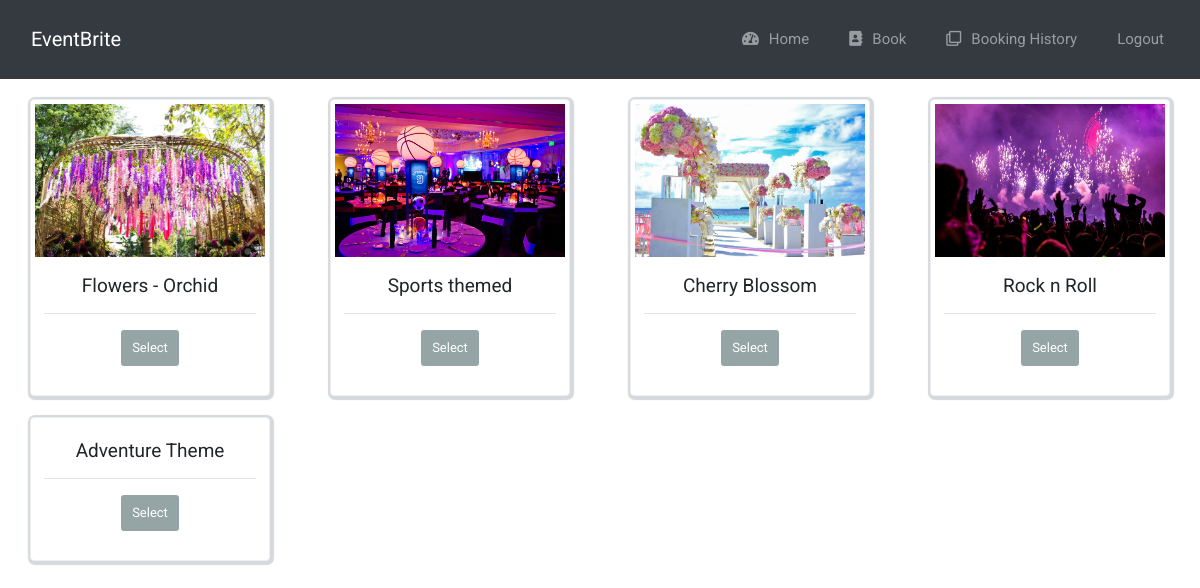
Before: /theme with the older database file.
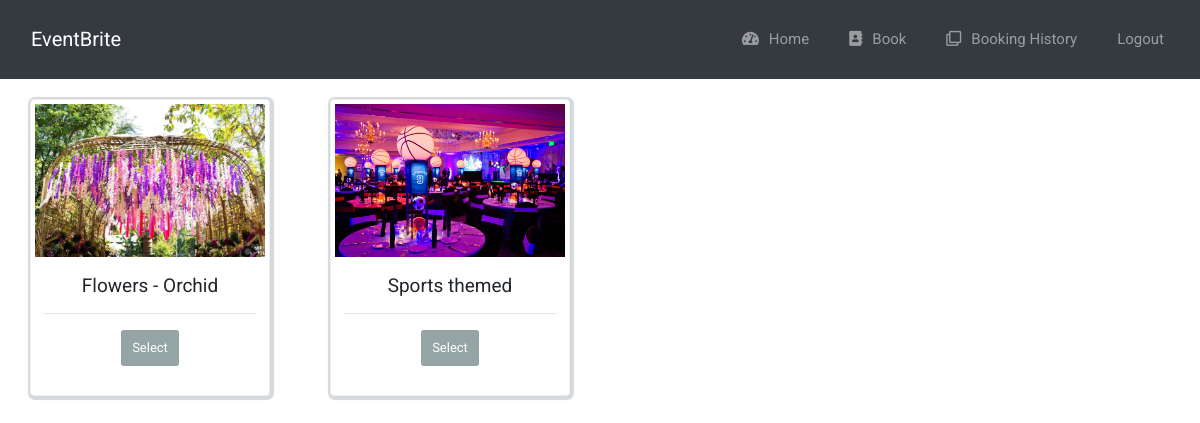
After: the same page with the newer database file.
### app.py (models this page shows)
class Decoration(db.Model):
    id = db.Column(db.Integer, primary_key=True)
    theme_name = db.Column(db.String(50))
    url_pic = db.Column(db.String(50))
    cost = db.Column(db.Integer)

### app.py (the view)
@app.route('/bookings')
@app.route('/theme')
def theme():
    dec = Decoration.query.all()
    return render_template('theme.html',dec=dec)

### templates/theme.html
{% extends 'home.html' %}
{% block body %}
<div class="row"  style="margin: 0px;">
	{% for x in dec %}
	<div class="col-lg-3">
		<div class="col-xs-12 col-sm-12 col-md-12 col-lg-12">
			<div class="thumbnail">
                <a href="#">
					<img src="{{ x.url_pic }}" alt="" class="theme_img">
				</a>
				<div class="caption text-center">
					<h4 class="bold">{{ x.theme_name }}</h4>
					<hr />
					<p>
						<a href="{{ url_for('bookings', name=x.theme_name) }}" class="btn btn-default btn-sm">
							 Select
						</a>
					</p>
				</div>
			</div>
		</div>
	</div>
	{% endfor %}
</div>
{% endblock %}

Changed rows visible on the page:
removed Decoration: url_pic (picture), theme_name "Cherry Blossom"
removed Decoration: url_pic (picture), theme_name "Rock n Roll"
removed Decoration: theme_name "Adventure Theme"
